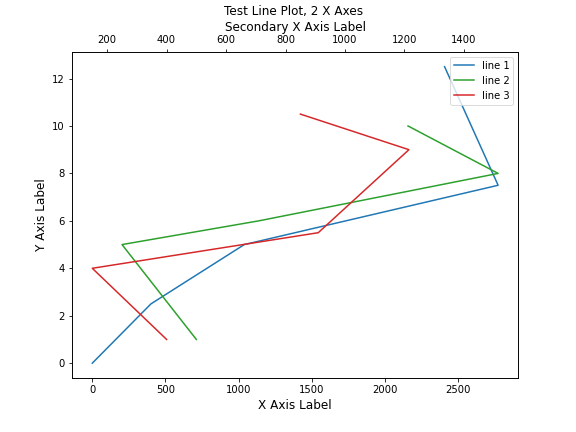

This figure's Python source:
import numpy as np
import matplotlib.pyplot as plt
from emcpy.plots.plots import LinePlot
from emcpy.plots.create_plots import CreatePlot, CreateFigure
from pprint import pprint

def _getLineData():
    # generate test data for line plots

    x1 = [0, 401, 1039, 2774, 2408]
    x2 = [500, 250, 710, 1515, 1212]
    x3 = [400, 150, 910, 1215, 850]
    y1 = [0, 2.5, 5, 7.5, 12.5]
    y2 = [1, 5, 6, 8, 10]
    y3 = [1, 4, 5.5, 9, 10.5]

    return x1, y1, x2, y2, x3, y3


# create line plot with two sets of axes
# sharing a common y axis

x1, y1, x2, y2, x3, y3 = _getLineData()
lp1 = LinePlot(x1, y1)
lp1.label = 'line 1'

lp2 = LinePlot(x2, y2)
lp2.color = 'tab:green'
lp2.label = 'line 2'
lp2.use_shared_ay()

lp3 = LinePlot(x3, y3)
lp3.color = 'tab:red'
lp3.label = 'line 3'
lp3.use_shared_ay()

myplt = CreatePlot()
plt_list = [lp1, lp2, lp3]
myplt.draw_data(plt_list)

myplt.add_title(label='Test Line Plot, 2 X Axes ')
myplt.add_xlabel(xlabel='X Axis Label')
myplt.add_ylabel(ylabel='Y Axis Label')
myplt.add_xlabel(xlabel='Secondary X Axis Label', xaxis='secondary')

fig = myplt.return_figure()
fig.add_legend(plotobj=myplt, loc='upper right')
fig.savefig('multi_line_plot.png')
